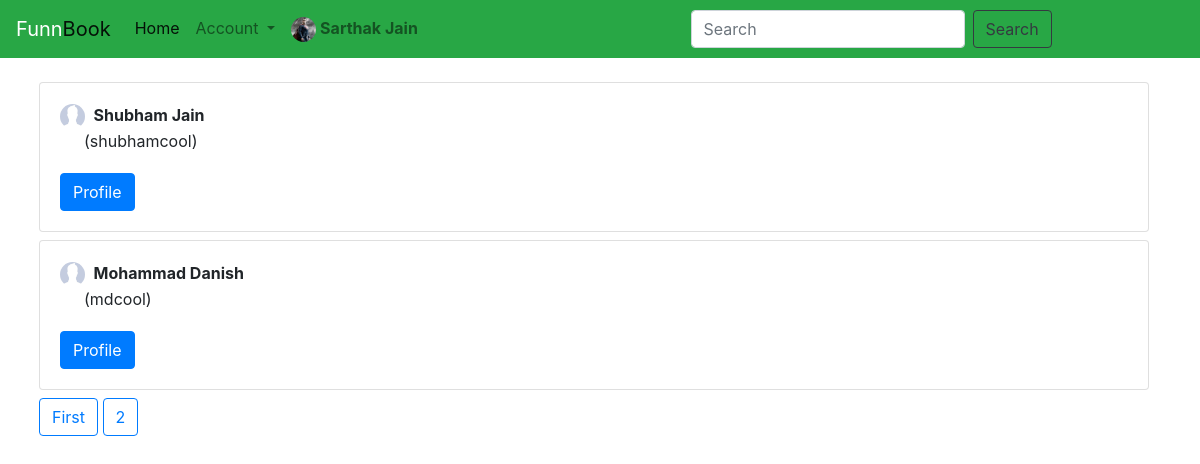
Page /userpage/search/ (signed in) on the committed database.
### UserPage/models.py (models this page shows, shortened)
class Profile(models.Model):
	user = models.ForeignKey(User,on_delete=models.CASCADE)
	userImage = models.ImageField(upload_to='media',default='media/profile.jpeg')
	bio = models.CharField(max_length=200,default='',blank=True)
	connection = models.CharField(max_length=100,default='',blank=True)
	follower = models.IntegerField(default=0)
	following = models.IntegerField(default=0)

### UserPage/views.py (the view)
# urls.py: path('search/', Search_User.as_view() ,name="search_user"),
class Search_User(ListView):
	model = User
	template_name = "userpage/searchuser.html"
	paginate_by = 2
	def get_queryset(self):
		search = self.request.GET.get("search","")
		queryset = User.objects.filter(username__icontains=search)
		userProfile = []
		for i in queryset:
			userProfile.append(Profile.objects.filter(user=i.id))
		return list(zip(queryset,userProfile))
	def get_context_data(self, **kwargs):
		activeUser = Profile.objects.get(user=self.request.user)
		context = super(Search_User,self).get_context_data(**kwargs)
		context['user'] = activeUser
		return context

### AccountApp/templates/userpage/searchuser.html (shortened to what this page needs)
{% extends 'account/base.html' %}
{% block body %}
<div class="container my-4 mx-4">
    {% if not object_list %}
    <h1>No Search Results</h1>
    {% else %}
        {% for user,userInfo in object_list %}
        {% for uimage in userInfo %}
            <div class="card my-2">
                <div class="card-body">
                    <div>
                        <img src="{{uimage.userImage.url}}" class="img-circle rounded-circle" width="25px" height="25px" alt="profilePic"><span class="ml-1">
                        <span class="font-weight-bold">{{user.first_name}} {{user.last_name}}</span>
                        <p class="ml-4">({{user.username}})</p>
                    </div>
                    <a type="button" name="button" class="btn btn-primary mt-1" role="button" href="{% url 'userprofile' user.username  %}" >Profile</a>
                </div>
            </div>
            {% endfor %}
        {% endfor %}
    {% endif %}
    {% if is_paginated %}
        <a href="?page=1" role="button" class="btn btn-outline-primary">First</a>
        {% if page_obj.has_next %}
            <a href="?page={{ page_obj.next_page_number }}" role="button" class="btn btn-outline-primary">{{ page_obj.next_page_number }}</a>
        {% endif %}
    {% endif %}
{% endblock body %}

### AccountApp/templates/account/base.html (shortened to what this page needs)
<!doctype html>
<html lang="en">
<head>
  <link rel="stylesheet" href="https://maxcdn.bootstrapcdn.com/bootstrap/4.0.0/css/bootstrap.min.css"
>
</head>
<nav class="navbar navbar-expand-lg navbar-light bg-success text-white">
  <a class="navbar-brand" href="/account/"><span class="text-white">Funn</span>Book</a>
  <div class="collapse navbar-collapse" id="navbarSupportedContent">
    <ul class="navbar-nav mr-auto">
      <li class="nav-item active">
        <a class="nav-link" href="/account/">Home <span class="sr-only">(current)</span></a>
      </li>
      <li class="nav-item dropdown">
        <a class="nav-link dropdown-toggle" href="#" id="navbarDropdown" role="button" data-toggle="dropdown" aria-haspopup="true" aria-expanded="false">
          Account
        </a>
      </li>
      <li class="nav-item">
        {% if not request.user.is_anonymous %}
          <a class="nav-link" href="{% url 'userprofile' request.user %}"><img src="{{user.userImage.url}}" class="img-circle rounded-circle" width="25px" height="25px" alt="profilePic"><span class="ml-1 font-weight-bold">{{request.user.first_name}} {{request.user.last_name}}</a>
        {% endif %}
      </li>
    </ul>
    <form class="form-inline my-2 my-lg-0 mx-auto" action="/userpage/search/" method="get">
      <input class="form-control mr-sm-2" type="search" placeholder="Search" aria-label="Search" name="search" id="search">
      <button class="btn btn-outline-dark my-2 my-sm-0" type="submit" id="submit">Search</button>
    </form>
  </div>
</nav>
<body>
    {% block body %}{% endblock %}
</body>
</html>

### rows in the picture
Profile: userImage (picture)
Profile: userImage (placeholder picture)
Profile: userImage (placeholder picture)

### other values in the picture
{{ request.user.first_name }} "Sarthak"
{{ request.user.last_name }} "Jain"
{{ user.first_name }} "Shubham"
{{ user.last_name }} "Jain"
{{ user.username }} "shubhamcool"
{{ user.first_name }} "Mohammad"
{{ user.last_name }} "Danish"
{{ user.username }} "mdcool"
{{ page_obj.next_page_number }} "2"
